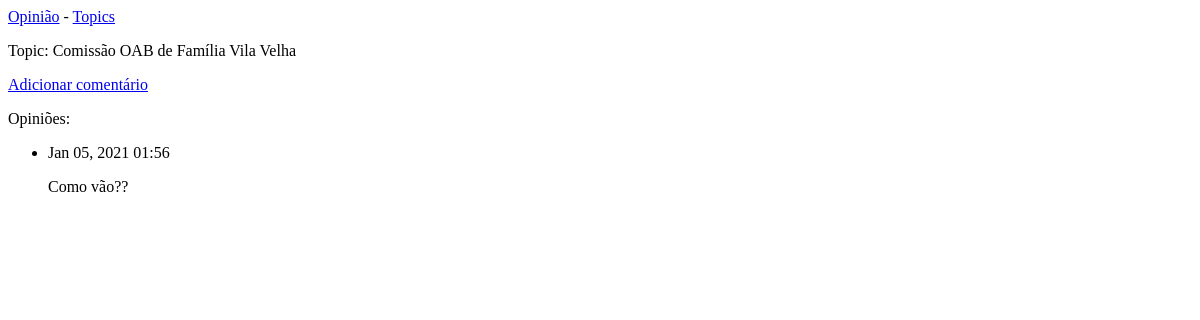
Before: /topics/4/ with the older database file.
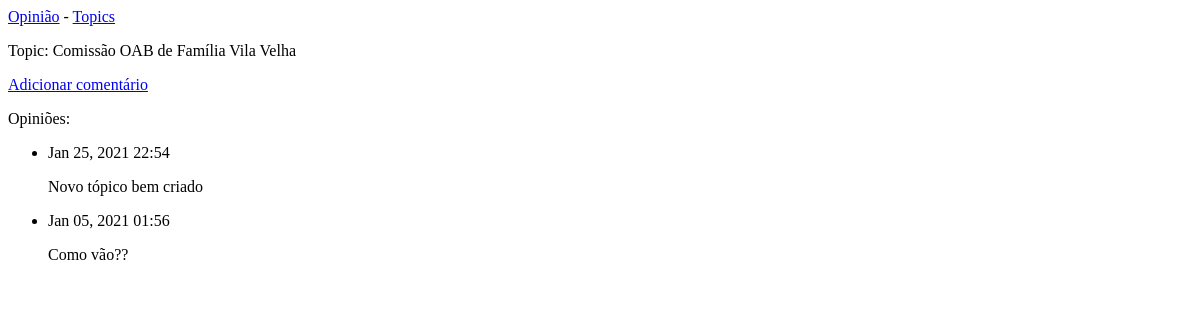
After: the same page with the newer database file.
### UserAccounts/models.py (models this page shows, shortened)
class Topic(models.Model):
    object = None
    text = models.CharField(max_length=200)
    date_added = models.DateTimeField(auto_now_add=True)
    def __str__(self):
        return self.text

class Entry(models.Model):
    topic = models.ForeignKey(Topic, on_delete=models.CASCADE)
    text = models.TextField()
    date_added = models.DateTimeField(auto_now_add=True)
    class Meta:
        verbose_name_plural = 'entries'

### UserAccounts/views.py (the view)
# urls.py: path('topics/<int:topic_id>/', views.topic, name='topic'),
def topic(request, topic_id):
    topic = Topic.objects.get(id=topic_id)
    entries = topic.entry_set.order_by('-date_added')
    context = {'topic': topic, 'entries': entries}
    return render(request, 'User_Accounts/topic.html', context)

### UserAccounts/templates/User_Accounts/topic.html
{% extends 'User_Accounts/base.html' %}
{% block content %}
<p>Topic: {{ topic }}</p>
<p>
    <a href="{% url 'User_Accounts:new_entry' topic.id %}">Adicionar comentário</a>
</p>
<p>Opiniões:</p>
<ul>
    {% for entry in entries %}
    <li>
        <p>{{ entry.date_added|date:'M d, Y H:i' }}</p>
        <p>{{ entry.text|linebreaks }}</p>
    </li>
    {% empty %}
    <li>There are no entries for this topic yet.</li>
    {% endfor %}
</ul>
{% endblock content %}

### UserAccounts/templates/User_Accounts/base.html
<p>
    <a href="{% url 'User_Accounts:index' %}">Opinião</a> -
    <a href="{% url 'User_Accounts:topics' %}">Topics</a>
</p>
{% block content %}
{% endblock content %}

Changed rows visible on the page:
added Entry: date_added "Jan 25, 2021 22:54", text "Novo tópico bem criado"
